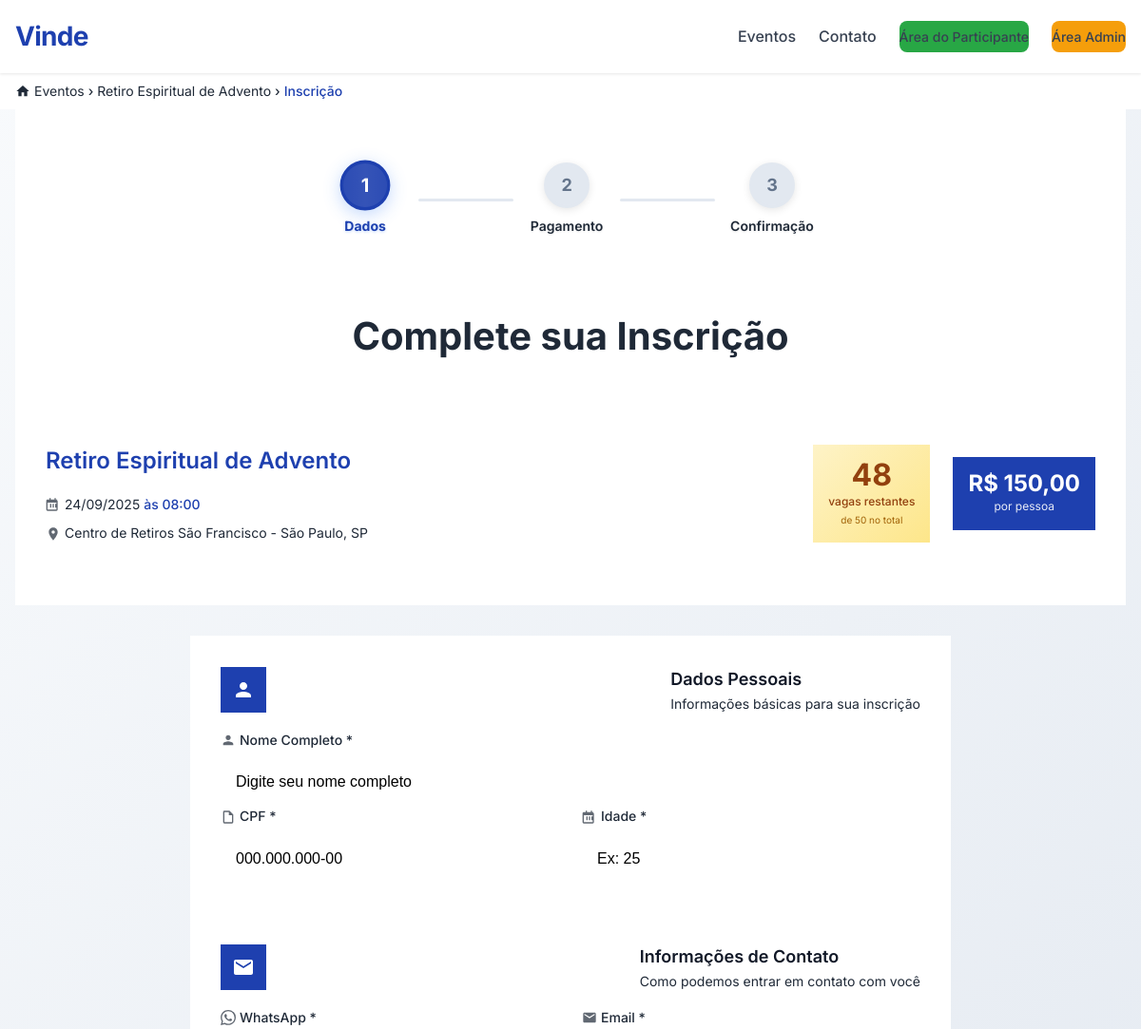
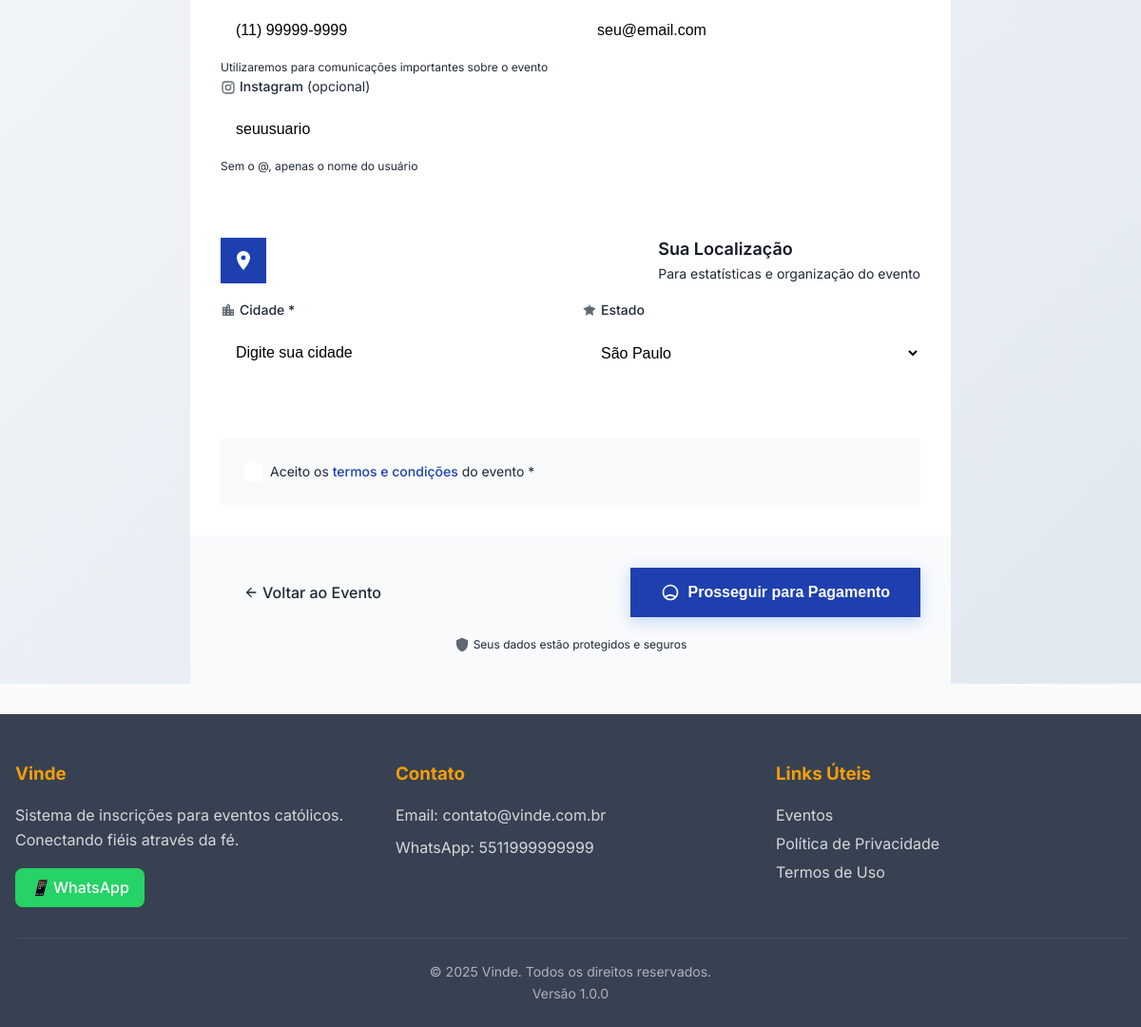
The app's page /inscricao.php?evento_id=1 with its own data (2 pictures, top to bottom).
### tables this page shows
CREATE TABLE IF NOT EXISTS `eventos` (
  `id` int(11) NOT NULL AUTO_INCREMENT,
  `nome` varchar(200) NOT NULL,
  `slug` varchar(200) NOT NULL,
  `descricao` text DEFAULT NULL,
  `descricao_completa` text DEFAULT NULL,
  `data_inicio` date NOT NULL,
  `data_fim` date DEFAULT NULL,
  `horario_inicio` time DEFAULT NULL,
  `horario_fim` time DEFAULT NULL,
  `local` varchar(200) NOT NULL,
  `endereco` text DEFAULT NULL,
  `cidade` varchar(100) NOT NULL,
  `estado` varchar(2) DEFAULT 'SP',
  `valor` decimal(10,2) NOT NULL DEFAULT 0.00,
  `limite_participantes` int(11) NOT NULL DEFAULT 100,
  `tipo` enum('presencial','online','hibrido') DEFAULT 'presencial',
  `status` enum('ativo','inativo','finalizado','esgotado') DEFAULT 'ativo',
  `programacao` longtext DEFAULT NULL CHECK (json_valid(`programacao`)),
  `inclui` longtext DEFAULT NULL CHECK (json_valid(`inclui`)),
  `imagem` varchar(255) DEFAULT NULL,
  `criado_em` timestamp NOT NULL DEFAULT current_timestamp(),
  `atualizado_em` timestamp NOT NULL DEFAULT current_timestamp() ON UPDATE current_timestamp(),
  PRIMARY KEY (`id`),
  UNIQUE KEY `slug` (`slug`),
  KEY `idx_slug` (`slug`),
  KEY `idx_status` (`status`),
  KEY `idx_data_inicio` (`data_inicio`),
  KEY `idx_cidade` (`cidade`),
  KEY `idx_tipo` (`tipo`),
  KEY `idx_eventos_data_status` (`data_inicio`,`status`)
);

### inscricao.php (the view, shortened to what the rows shown need)
<?php
require_once 'includes/init.php';
$evento = [];
if (isset($_GET['evento_id']) && !empty($_GET['evento_id'])) {
    $evento_id = (int) $_GET['evento_id'];
    if ($evento_id > 0) {
        $evento = buscar_um("
            SELECT e.*,
                   COUNT(p.id) as total_inscritos,
                   (e.limite_participantes - COUNT(p.id)) as vagas_restantes
            FROM eventos e
            LEFT JOIN participantes p ON e.id = p.evento_id AND p.status != 'cancelado'
            WHERE e.id = ? AND e.status = 'ativo'
            GROUP BY e.id
        ", [$evento_id]);
    }
}
    ?>
<main class="inscricao-main">
    <nav class="inscricao-breadcrumb">
        <div class="container">
            <div class="breadcrumb-content">
                <a href="<?= SITE_URL ?>" class="breadcrumb-link">
                    <svg width="16" height="16" viewBox="0 0 24 24" fill="currentColor">
                        <path d="M10 20v-6h4v6h5v-8h3L12 3 2 12h3v8z"/>
                    </svg>
                    Eventos
                </a>
                <span class="breadcrumb-separator">›</span>
                <a href="<?= SITE_URL ?>/evento/<?= $evento['id'] ?>" class="breadcrumb-link"><?= htmlspecialchars($evento['nome']) ?></a>
                <span class="breadcrumb-separator">›</span>
                <span class="breadcrumb-current">Inscrição</span>
            </div>
        </div>
    </nav>
    <div class="container">
        <section class="inscricao-header-premium">
            <div class="inscricao-header-content">
                <h1>Complete sua Inscrição</h1>
                <div class="evento-card-inscricao">
                    <div class="evento-info-left">
                        <h2><?= htmlspecialchars($evento['nome']) ?></h2>
                        <div class="evento-meta">
                            <div class="meta-item">
                                <svg width="16" height="16" viewBox="0 0 24 24" fill="currentColor">
                                    <path d="M9 11H7v6h2v-6zm4 0h-2v6h2v-6zm4 0h-2v6h2v-6zm2-7h-3V2h-2v2H8V2H6v2H3c-1.1 0-2 .9-2 2v14c0 1.1.9 2 2 2h14c1.1 0 2-.9 2-2V7c0-1.1-.9-2-2-2zm0 16H3V9h14v11z"/>
                                </svg>
                                <span><?= formatar_data($evento['data_inicio']) ?></span>
                                <?php if ($evento['horario_inicio']): ?>
                                    <span class="time">às <?= date('H:i', strtotime($evento['horario_inicio'])) ?></span>
                                <?php endif; ?>
                            </div>
                            <div class="meta-item">
                                <svg width="16" height="16" viewBox="0 0 24 24" fill="currentColor">
                                    <path d="M12 2C8.13 2 5 5.13 5 9c0 5.25 7 13 7 13s7-7.75 7-13c0-3.87-3.13-7-7-7zm0 9.5c-1.38 0-2.5-1.12-2.5-2.5s1.12-2.5 2.5-2.5 2.5 1.12 2.5 2.5-1.12 2.5-2.5 2.5z"/>
                                </svg>
                                <span><?= htmlspecialchars($evento['local']) ?> - <?= htmlspecialchars($evento['cidade']) ?>, <?= $evento['estado'] ?></span>
                            </div>
                        </div>
                    </div>
                    <div class="evento-info-right">
                        <div class="vagas-info">
                            <div class="vagas-number"><?= $evento['vagas_restantes'] ?></div>
                            <div class="vagas-label">vagas restantes</div>
                            <div class="vagas-total">de <?= $evento['limite_participantes'] ?> no total</div>
                        </div>
                        <?php if ($evento['valor'] > 0): ?>
                            <div class="price-info">
                                <div class="price-value">R$ <?= number_format($evento['valor'], 2, ',', '.') ?></div>
                                <div class="price-label">por pessoa</div>
                            </div>
                        <?php endif; ?>
                    </div>
                </div>
            </div>
        </section>
    </div>
</main>

### records on screen
eventos: nome "Retiro Espiritual de Advento", data_inicio "24/09/2025", horario_inicio "08:00", local "Centro de Retiros São Francisco", cidade "São Paulo", estado "SP", limite_participantes "50", valor "150,00"

### other values on screen
$evento['vagas_restantes'] "48"
SITE_EMAIL "contato@vinde.com.br"
formatar_telefone($whatsapp) "5511999999999"
SISTEMA_VERSAO "1.0.0"
